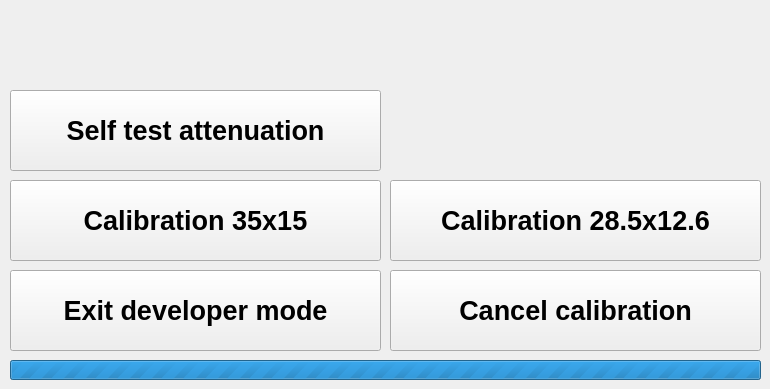
   <widget class="QWidget" name="page7_developer_mode">
    <widget class="QPushButton" name="btn_calibration_35x15">
     <property name="geometry">
      <rect>
       <x>10</x>
       <y>180</y>
       <width>371</width>
       <height>81</height>
      </rect>
     </property>
     <property name="font">
      <font>
       <family>Arial</family>
       <pointsize>20</pointsize>
       <weight>75</weight>
       <bold>true</bold>
      </font>
     </property>
     <property name="text">
      <string>Calibration 35x15</string>
     </property>
     <property name="flat">
      <bool>false</bool>
     </property>
    </widget>
    <widget class="QPushButton" name="btn_calibration_285x126">
     <property name="geometry">
      <rect>
       <x>390</x>
       <y>180</y>
       <width>371</width>
       <height>81</height>
      </rect>
     </property>
     <property name="font">
      <font>
       <family>Arial</family>
       <pointsize>20</pointsize>
       <weight>75</weight>
       <bold>true</bold>
      </font>
     </property>
     <property name="text">
      <string>Calibration 28.5x12.6</string>
     </property>
    </widget>
    <widget class="QPushButton" name="btn_cancel_calibration">
     <property name="geometry">
      <rect>
       <x>390</x>
       <y>270</y>
       <width>371</width>
       <height>81</height>
      </rect>
     </property>
     <property name="font">
      <font>
       <family>Arial</family>
       <pointsize>20</pointsize>
       <weight>75</weight>
       <bold>true</bold>
      </font>
     </property>
     <property name="text">
      <string>Cancel calibration</string>
     </property>
    </widget>
    <widget class="QPushButton" name="btn_exit_calibration">
     <property name="geometry">
      <rect>
       <x>10</x>
       <y>270</y>
       <width>371</width>
       <height>81</height>
      </rect>
     </property>
     <property name="font">
      <font>
       <family>Arial</family>
       <pointsize>20</pointsize>
       <weight>75</weight>
       <bold>true</bold>
      </font>
     </property>
     <property name="text">
      <string>Exit developer mode</string>
     </property>
    </widget>
    <widget class="QProgressBar" name="progressBar">
     <property name="geometry">
      <rect>
       <x>10</x>
       <y>360</y>
       <width>751</width>
       <height>20</height>
      </rect>
     </property>
     <property name="minimum">
      <number>0</number>
     </property>
     <property name="maximum">
      <number>0</number>
     </property>
     <property name="value">
      <number>0</number>
     </property>
     <property name="alignment">
      <set>Qt::AlignCenter</set>
     </property>
     <property name="textVisible">
      <bool>true</bool>
     </property>
     <property name="orientation">
      <enum>Qt::Horizontal</enum>
     </property>
     <property name="textDirection">
      <enum>QProgressBar::BottomToTop</enum>
     </property>
     <property name="format">
      <string>Calibration progress %p%</string>
     </property>
    </widget>
    <widget class="QPushButton" name="btn_self_test_att">
     <property name="geometry">
      <rect>
       <x>10</x>
       <y>90</y>
       <width>371</width>
       <height>81</height>
      </rect>
     </property>
     <property name="font">
      <font>
       <family>Arial</family>
       <pointsize>20</pointsize>
       <weight>75</weight>
       <bold>true</bold>
      </font>
     </property>
     <property name="text">
      <string>Self test attenuation</string>
     </property>
     <property name="flat">
      <bool>false</bool>
     </property>
    </widget>
   </widget>
